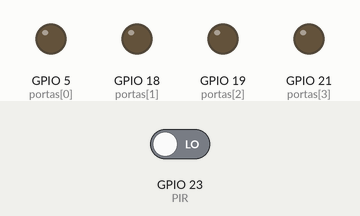
This sketch was run on a simulated ESP32. Shown: output pins drawn as LEDs (lit = HIGH). The test bench sets the inputs (shaded band); at power-on: GPIO 23 (PIR) LOW.

Above: at 1.2 s.
1.3 s: GPIO 23 (PIR) driven HIGH
At 2.3 s:
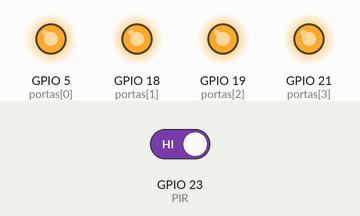
Timing chart, 0 to 4.3 s (numbered marks = the images above; inputs shaded):
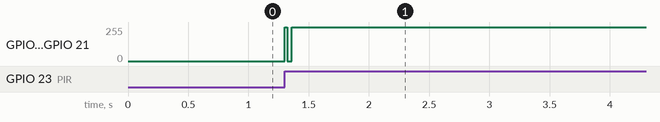

Measured:
- after the input at 1.3 s, GPIO 5 (portas[0]), GPIO 18 (portas[1]), GPIO 19 (portas[2]), GPIO 21 (portas[3]): 0/255 → 254/255 at once

The sketch:

Pir_Sensor.ino
```cpp
//Usando kit 7 de ESP32


int portas[] = {5,18,19,21};
#define potenciometro 4
#define PIR 23

void setup() {
  for(int i = 0; i < 4; i++){
   pinMode(portas[i],OUTPUT);
  }
  pinMode(4, INPUT);
  pinMode(PIR, INPUT);
  Serial.begin(9600);
}

void loop(){
  if(digitalRead(PIR)== HIGH){
      for(int i=0; i<4; i++)
        digitalWrite(portas[i], HIGH);
      delay(10);
      for(int i=0; i<4; i++)
        digitalWrite(portas[i], LOW);
  }
}
```
